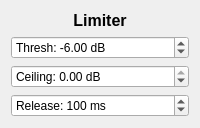
<?xml version="1.0" encoding="UTF-8"?>
<ui version="4.0">
 <class>LimiterWidget</class>
 <widget class="QWidget" name="LimiterWidget">
  <layout class="QVBoxLayout" name="verticalLayout">
   <item>
    <widget class="QLabel" name="labelTitle">
     <property name="text">
      <string>Limiter</string>
     </property>
     <property name="alignment">
      <set>Qt::AlignCenter</set>
     </property>
     <property name="styleSheet">
      <string>font-size: 16px; font-weight: bold;</string>
     </property>
    </widget>
   </item>
   <item>
    <widget class="QDoubleSpinBox" name="thresholdSpin">
     <property name="prefix">
      <string>Thresh: </string>
     </property>
     <property name="suffix">
      <string> dB</string>
     </property>
     <property name="minimum">
      <double>-60.0</double>
     </property>
     <property name="maximum">
      <double>0.0</double>
     </property>
     <property name="value">
      <double>-6.0</double>
     </property>
    </widget>
   </item>
   <item>
    <widget class="QDoubleSpinBox" name="ceilingSpin">
     <property name="prefix">
      <string>Ceiling: </string>
     </property>
     <property name="suffix">
      <string> dB</string>
     </property>
     <property name="minimum">
      <double>-20.0</double>
     </property>
     <property name="maximum">
      <double>0.0</double>
     </property>
     <property name="value">
      <double>0.0</double>
     </property>
    </widget>
   </item>
   <item>
    <widget class="QSpinBox" name="releaseSpin">
     <property name="prefix">
      <string>Release: </string>
     </property>
     <property name="suffix">
      <string> ms</string>
     </property>
     <property name="minimum">
      <number>1</number>
     </property>
     <property name="maximum">
      <number>1000</number>
     </property>
     <property name="value">
      <number>100</number>
     </property>
    </widget>
   </item>
  </layout>
 </widget>
</ui>
